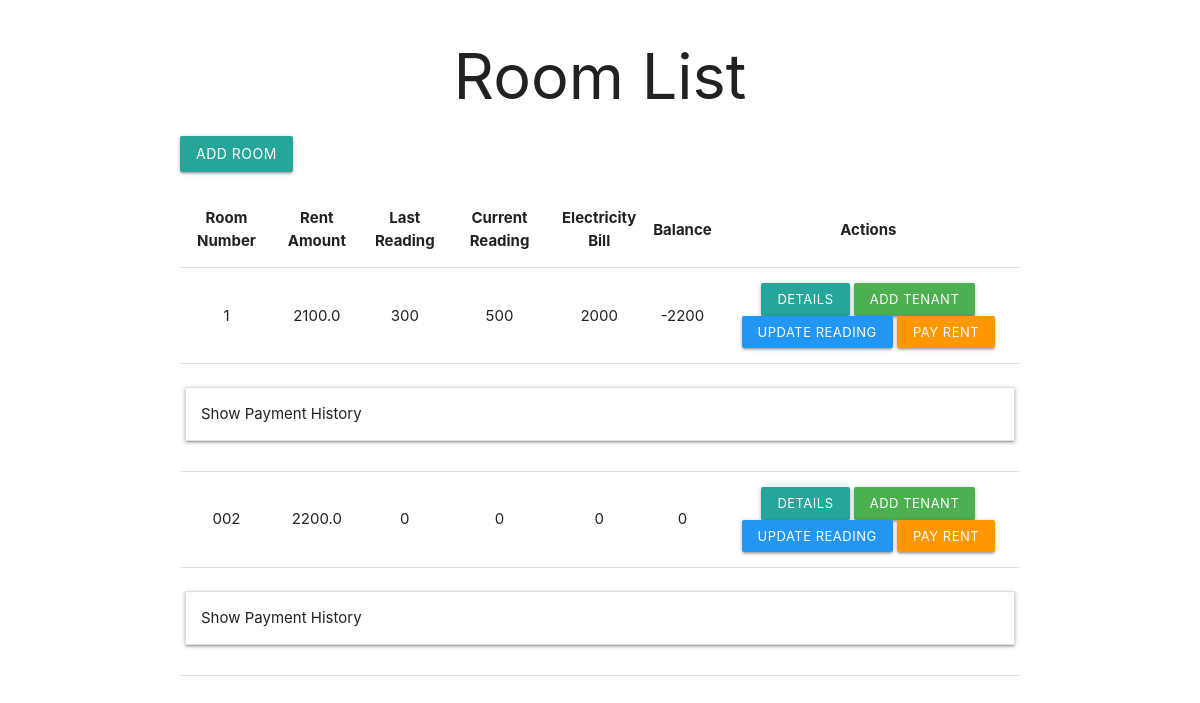
The page / on the database its author committed.
### tables this page shows
CREATE TABLE rooms (
            room_id INTEGER PRIMARY KEY AUTOINCREMENT,
            room_number TEXT,
            rent_amount REAL,
            is_active INTEGER
        , previous_meter_reading INTEGER DEFAULT 0, current_meter_reading INTEGER DEFAULT 0, balance INTEGER DEFAULT 0);

### app.py (the view)
@app.route('/')
def index():
    conn = connect_db()
    rooms = conn.execute('SELECT * FROM rooms').fetchall()
    room_payment_history = {}
    for room in rooms:
        payments = conn.execute('SELECT * FROM payments WHERE room_id=? ORDER BY payment_date DESC', (room['room_id'],)).fetchall()
        room_payment_history[room['room_id']] = payments
    for room in rooms:
        balance = room['balance'] if 'balance' in room else 0
    conn.close()
    return render_template('index.html', rooms=rooms, room_payment_history=room_payment_history)

### app.py (called while the page is built)
def connect_db():
    conn = sqlite3.connect('rent_management.db')
    conn.row_factory = sqlite3.Row
    return conn

### templates/index.html (shortened to what this page needs)
<!DOCTYPE html>
<html>
<head>
    <link href="https://cdnjs.cloudflare.com/ajax/libs/materialize/1.0.0/css/materialize.min.css" rel="stylesheet">
</head>
<body>
    <div class="container">
        <h1 class="center-align">Room List</h1>
        <div class="row">
            <a href="{{ url_for('add_room') }}" class="btn waves-effect waves-light">Add Room</a>
        </div>
        <table class="highlight centered">
            <thead>
                <tr>
                    <th>Room Number</th>
                    <th>Rent Amount</th>
                    <th>Last Reading</th>
                    <th>Current Reading</th>
                    <th>Electricity Bill</th>
                    <th>Balance</th>
                    <th>Actions</th>
                </tr>
            </thead>
            <tbody>
                {% for room in rooms %}
                <tr>
                    <td>{{ room['room_number'] }}</td>
                    <td>{{ room['rent_amount'] }}</td>
                    <td>{{ room['previous_meter_reading'] }}</td>
                    <td>{{ room['current_meter_reading'] }}</td>
                    <td>{{ (room['current_meter_reading'] - room['previous_meter_reading']) * 10 }}</td>
                    <td>{{ room['balance'] }}</td>
                    <td>
                        <a href="{{ url_for('room_details', room_id=room['room_id']) }}" class="btn-small waves-effect waves-light">Details</a>
                        <a href="{{ url_for('add_tenant') }}?room_id={{ room['room_id'] }}" class="btn-small waves-effect waves-light green">Add Tenant</a>
                        <a href="{{ url_for('update_reading', room_id=room['room_id']) }}" class="btn-small waves-effect waves-light blue">Update Reading</a>
                        <a href="{{ url_for('pay_rent', room_id=room['room_id']) }}" class="btn-small waves-effect waves-light orange">Pay Rent</a>
                    </td>
                </tr>
                <tr>
                    <td colspan="7">
                        <ul class="collapsible">
                            <li>
                                <div class="collapsible-header">
                                    <span>Show Payment History</span>
                                </div>
                            </li>
                        </ul>
                    </td>
                </tr>
                {% endfor %}
            </tbody>
        </table>
    </div>
</body>
</html>

### rows shown on the page
rooms: room_number "1", rent_amount "2100.0", previous_meter_reading "300", current_meter_reading "500", current_meter_reading+previous_meter_reading "2000", balance "-2200"
rooms: room_number "002", rent_amount "2200.0", previous_meter_reading "0", current_meter_reading "0", current_meter_reading+previous_meter_reading "0", balance "0"
